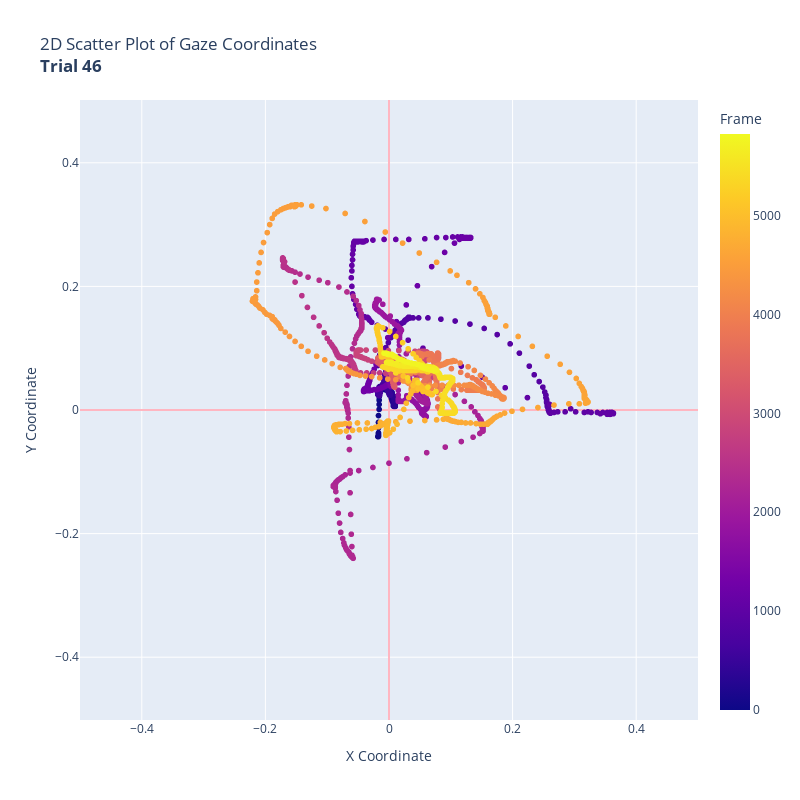

The notebook cell saved with this chart:
### Code cell
visualize_trial_gaze(trials_focused[10], gaze_data, color_code="Frame")

### Figure 1 — Plotly figure (JSON) as saved in the notebook; plotly's stock layout.template omitted (floating-point values rounded to 4 significant figures; data arrays with more than 128 entries replaced by an {"elided": "..."} marker saying what was removed)
{"data": [{"hovertemplate": "x=%{x}<br>y=%{y}<br>Frame=%{marker.color}<extra></extra>", "legendgroup": "", "marker": {"color": {"elided": "5822 int values"}, "coloraxis": "coloraxis", "symbol": "circle"}, "mode": "markers", "name": "", "showlegend": false, "type": "scattergl", "x": {"elided": "5822 float values"}, "xaxis": "x", "y": {"elided": "5822 float values"}, "yaxis": "y"}], "layout": {"coloraxis": {"colorbar": {"title": {"text": "Frame"}}, "colorscale": [[0, "#0d0887"], [0.1111, "#46039f"], [0.2222, "#7201a8"], [0.3333, "#9c179e"], [0.4444, "#bd3786"], [0.5556, "#d8576b"], [0.6667, "#ed7953"], [0.7778, "#fb9f3a"], [0.8889, "#fdca26"], [1, "#f0f921"]]}, "height": 800, "legend": {"tracegroupgap": 0}, "title": {"text": "2D Scatter Plot of Gaze Coordinates<br><b>Trial 46</b>"}, "width": 800, "xaxis": {"anchor": "y", "domain": [0, 1], "range": [-0.5, 0.5], "title": {"text": "X Coordinate"}, "zeroline": true, "zerolinecolor": "LightPink", "zerolinewidth": 2}, "yaxis": {"anchor": "x", "domain": [0, 1], "range": [-0.5, 0.5], "scaleanchor": "x", "title": {"text": "Y Coordinate"}, "zeroline": true, "zerolinecolor": "LightPink", "zerolinewidth": 2}}}
